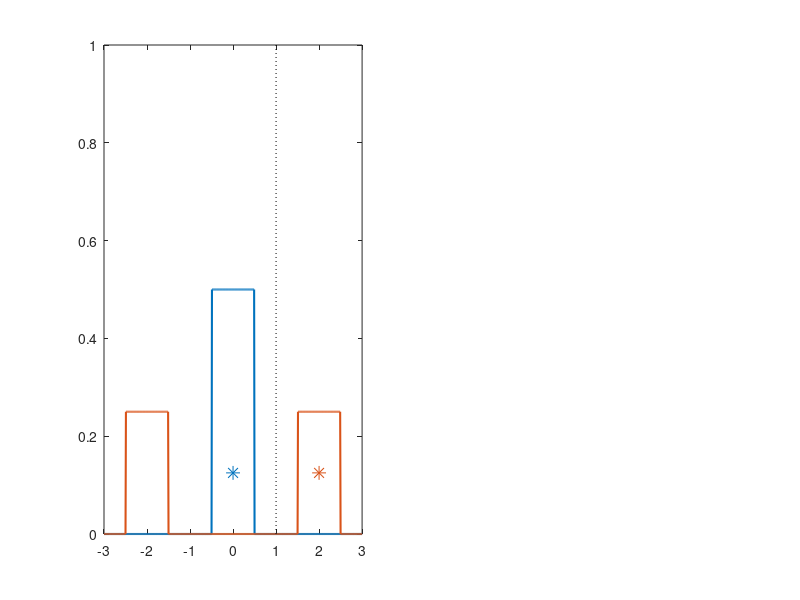

The MATLAB script that drew this image: (Note: this script raises an error after producing the figure.)
% Figure 4: this code visualizes the distribution for the dipping
% classification example. 

close all;
clear all;

save_to_pdf = 0;

subplot(1,2,1);

x = -3:0.01:3;

linewidth = 1.5;

c1 = and(x > -2.5,x < -1.5);
c2 = and(x > -0.5, x < 0.5);
c3 = and(x > 1.5, x < 2.5);

neg = c2;
pos = or(c1, c3);

pneg = plot(x, neg*0.5, 'LineWidth',linewidth);
hold on;
ppos = plot(x, pos*0.5*0.5, 'LineWidth',linewidth);

blue = get(pneg,'Color');
red = get(ppos,'Color');

markersize = 100;
sblue = scatter(0, 0.25*0.5,markersize, blue, '*');
sred = scatter([2], [0.25*0.5], markersize, red, '*');

model2 = plot([1, 1],[0, 1],'k:');
cols = colororder;

leg = legend([pneg, ppos, sblue, model2],'$p(x,y=+1)$','$p(x,y=-1)$','data $n=2$','model $n=2$','fontsize',10,'Interpreter','latex');

set(gca,'YTick',[0, 0.25, 0.5])
set(gcf,'color','white')

axis([-3, 3, 0, 0.5])
box off;

xlabel('x')
ylabel('density')

set(gcf,'position',[680   715   560   110]);

set(leg,'position',[0.5047    0.2586    0.2089    0.6682]);

if save_to_pdf
    addpath('export_fig');
    export_fig figure4.pdf;
end



